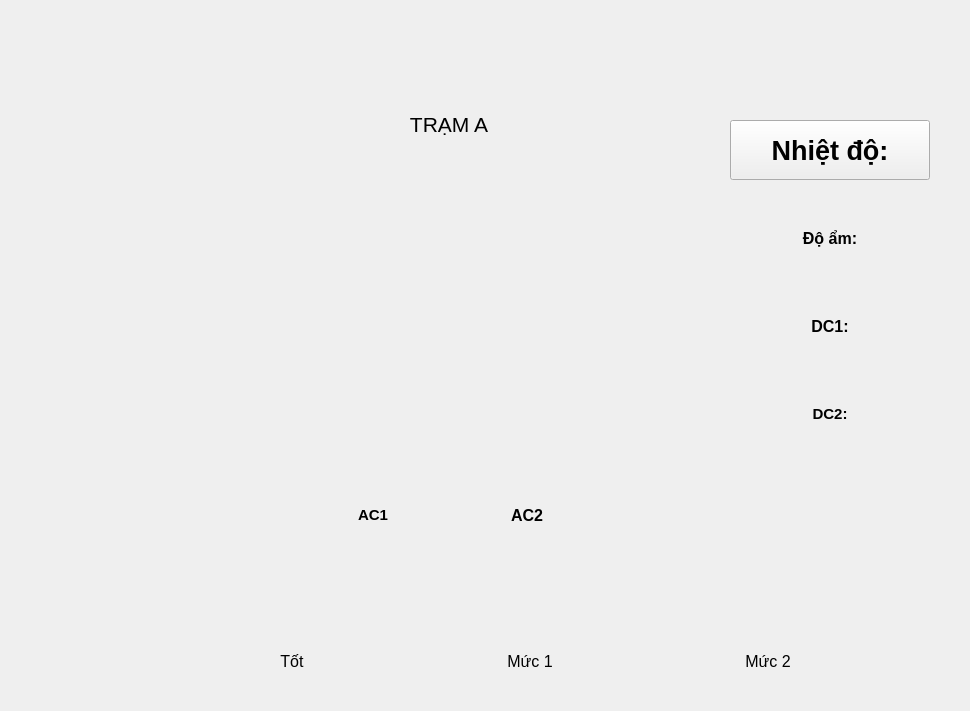
            <widget class="QWidget" name="chung">
             <widget class="QWidget" name="verticalLayoutWidget">
              <property name="geometry">
               <rect>
                <x>250</x>
                <y>10</y>
                <width>401</width>
                <height>461</height>
               </rect>
              </property>
              <layout class="QVBoxLayout" name="verticalLayout_3">
               <item>
                <widget class="QLabel" name="ten_tram">
                 <property name="maximumSize">
                  <size>
                   <width>398</width>
                   <height>16777215</height>
                  </size>
                 </property>
                 <property name="font">
                  <font>
                   <pointsize>16</pointsize>
                   <weight>50</weight>
                   <italic>false</italic>
                   <bold>false</bold>
                  </font>
                 </property>
                 <property name="styleSheet">
                  <string notr="true">font-size:5
</string>
                 </property>
                 <property name="text">
                  <string>TRẠM A</string>
                 </property>
                 <property name="alignment">
                  <set>Qt::AlignCenter</set>
                 </property>
                </widget>
               </item>
               <item>
                <widget class="QLabel" name="label_5">
                 <property name="maximumSize">
                  <size>
                   <width>398</width>
                   <height>398</height>
                  </size>
                 </property>
                 <property name="text">
                  <string/>
                 </property>
                 <property name="pixmap">
                  <pixmap>../MVC BUILD/picture/anh1.png</pixmap>
                 </property>
                </widget>
               </item>
              </layout>
             </widget>
             <widget class="QWidget" name="verticalLayoutWidget_3">
              <property name="geometry">
               <rect>
                <x>730</x>
                <y>10</y>
                <width>202</width>
                <height>461</height>
               </rect>
              </property>
              <layout class="QVBoxLayout" name="verticalLayout_6">
               <item>
                <widget class="QToolButton" name="stt_tram">
                 <property name="maximumSize">
                  <size>
                   <width>200</width>
                   <height>60</height>
                  </size>
                 </property>
                 <property name="styleSheet">
                  <string notr="true">border-radius:20px
</string>
                 </property>
                 <property name="text">
                  <string/>
                 </property>
                 <property name="icon">
                  <iconset>
                   <normaloff>../MVC BUILD/picture/green.png</normaloff>../MVC BUILD/picture/green.png</iconset>
                 </property>
                 <property name="iconSize">
                  <size>
                   <width>50</width>
                   <height>50</height>
                  </size>
                 </property>
                </widget>
               </item>
               <item>
                <widget class="QToolButton" name="temp_value">
                 <property name="minimumSize">
                  <size>
                   <width>200</width>
                   <height>60</height>
                  </size>
                 </property>
                 <property name="font">
                  <font>
                   <pointsize>20</pointsize>
                   <weight>75</weight>
                   <bold>true</bold>
                  </font>
                 </property>
                 <property name="styleSheet">
                  <string notr="true">border-radius:20px,
font-pointSize
</string>
                 </property>
                 <property name="text">
                  <string>Nhiệt độ:</string>
                 </property>
                 <property name="icon">
                  <iconset>
                   <normaloff>../MVC BUILD/picture/green.png</normaloff>../MVC BUILD/picture/green.png</iconset>
                 </property>
                 <property name="iconSize">
                  <size>
                   <width>30</width>
                   <height>30</height>
                  </size>
                 </property>
                 <property name="toolButtonStyle">
                  <enum>Qt::ToolButtonTextBesideIcon</enum>
                 </property>
                </widget>
               </item>
               <item>
                <widget class="QToolButton" name="humi_value">
                 <property name="minimumSize">
                  <size>
                   <width>200</width>
                   <height>60</height>
                  </size>
                 </property>
                 <property name="font">
                  <font>
                   <pointsize>12</pointsize>
                   <weight>75</weight>
                   <bold>true</bold>
                  </font>
                 </property>
                 <property name="styleSheet">
                  <string notr="true">border-radius:20px
</string>
                 </property>
                 <property name="text">
                  <string>Độ ẩm:</string>
                 </property>
                 <property name="icon">
                  <iconset>
                   <normaloff>../MVC BUILD/picture/green.png</normaloff>../MVC BUILD/picture/green.png</iconset>
                 </property>
                 <property name="iconSize">
                  <size>
                   <width>30</width>
                   <height>30</height>
                  </size>
                 </property>
                 <property name="toolButtonStyle">
                  <enum>Qt::ToolButtonTextBesideIcon</enum>
                 </property>
                </widget>
               </item>
               <item>
                <widget class="QToolButton" name="dc1_value">
                 <property name="minimumSize">
                  <size>
                   <width>200</width>
                   <height>60</height>
                  </size>
                 </property>
                 <property name="font">
                  <font>
                   <pointsize>12</pointsize>
                   <weight>75</weight>
                   <bold>true</bold>
                  </font>
                 </property>
                 <property name="styleSheet">
                  <string notr="true">border-radius:20px
</string>
                 </property>
                 <property name="text">
                  <string>DC1:</string>
                 </property>
                 <property name="icon">
                  <iconset>
                   <normaloff>../MVC BUILD/picture/green.png</normaloff>../MVC BUILD/picture/green.png</iconset>
                 </property>
                 <property name="iconSize">
                  <size>
                   <width>30</width>
                   <height>30</height>
                  </size>
                 </property>
                 <property name="toolButtonStyle">
                  <enum>Qt::ToolButtonTextBesideIcon</enum>
                 </property>
                </widget>
               </item>
               <item>
                <widget class="QToolButton" name="dc2_value">
                 <property name="minimumSize">
                  <size>
                   <width>200</width>
                   <height>60</height>
                  </size>
                 </property>
                 <property name="font">
                  <font>
                   <pointsize>11</pointsize>
                   <weight>75</weight>
                   <bold>true</bold>
                  </font>
                 </property>
                 <property name="styleSheet">
                  <string notr="true">border-radius:20px
</string>
                 </property>
                 <property name="text">
                  <string>DC2:</string>
                 </property>
                 <property name="icon">
                  <iconset>
                   <normaloff>../MVC BUILD/picture/green.png</normaloff>../MVC BUILD/picture/green.png</iconset>
                 </property>
                 <property name="iconSize">
                  <size>
                   <width>30</width>
                   <height>30</height>
                  </size>
                 </property>
                 <property name="toolButtonStyle">
                  <enum>Qt::ToolButtonTextBesideIcon</enum>
                 </property>
                </widget>
               </item>
              </layout>
             </widget>
             <widget class="QWidget" name="horizontalLayoutWidget_4">
              <property name="geometry">
               <rect>
                <x>100</x>
                <y>620</y>
                <width>861</width>
                <height>82</height>
               </rect>
              </property>
              <layout class="QHBoxLayout" name="horizontalLayout_6">
               <item>
                <widget class="QToolButton" name="tot">
                 <property name="minimumSize">
                  <size>
                   <width>60</width>
                   <height>80</height>
                  </size>
                 </property>
                 <property name="maximumSize">
                  <size>
                   <width>80</width>
                   <height>80</height>
                  </size>
                 </property>
                 <property name="font">
                  <font>
                   <pointsize>12</pointsize>
                  </font>
                 </property>
                 <property name="styleSheet">
                  <string notr="true">border-radius:20px
</string>
                 </property>
                 <property name="text">
                  <string>Tốt</string>
                 </property>
                 <property name="icon">
                  <iconset>
                   <normaloff>../MVC BUILD/picture/green.png</normaloff>../MVC BUILD/picture/green.png</iconset>
                 </property>
                 <property name="iconSize">
                  <size>
                   <width>30</width>
                   <height>30</height>
                  </size>
                 </property>
                 <property name="toolButtonStyle">
                  <enum>Qt::ToolButtonTextUnderIcon</enum>
                 </property>
                </widget>
               </item>
               <item>
                <widget class="QToolButton" name="muc_1">
                 <property name="minimumSize">
                  <size>
                   <width>80</width>
                   <height>80</height>
                  </size>
                 </property>
                 <property name="maximumSize">
                  <size>
                   <width>80</width>
                   <height>80</height>
                  </size>
                 </property>
                 <property name="font">
                  <font>
                   <pointsize>12</pointsize>
                  </font>
                 </property>
                 <property name="styleSheet">
                  <string notr="true">border-radius:20px
</string>
                 </property>
                 <property name="text">
                  <string>Mức 1</string>
                 </property>
                 <property name="icon">
                  <iconset>
                   <normaloff>../MVC BUILD/picture/yellow.png</normaloff>../MVC BUILD/picture/yellow.png</iconset>
                 </property>
                 <property name="iconSize">
                  <size>
                   <width>30</width>
                   <height>30</height>
                  </size>
                 </property>
                 <property name="toolButtonStyle">
                  <enum>Qt::ToolButtonTextUnderIcon</enum>
                 </property>
                </widget>
               </item>
               <item>
                <widget class="QToolButton" name="muc_2">
                 <property name="minimumSize">
                  <size>
                   <width>80</width>
                   <height>80</height>
                  </size>
                 </property>
                 <property name="maximumSize">
                  <size>
                   <width>80</width>
                   <height>80</height>
                  </size>
                 </property>
                 <property name="font">
                  <font>
                   <pointsize>12</pointsize>
                  </font>
                 </property>
                 <property name="styleSheet">
                  <string notr="true">border-radius:20px
</string>
                 </property>
                 <property name="text">
                  <string>Mức 2</string>
                 </property>
                 <property name="icon">
                  <iconset>
                   <normaloff>../MVC BUILD/picture/red.png</normaloff>../MVC BUILD/picture/red.png</iconset>
                 </property>
                 <property name="iconSize">
                  <size>
                   <width>30</width>
                   <height>30</height>
                  </size>
                 </property>
                 <property name="toolButtonStyle">
                  <enum>Qt::ToolButtonTextUnderIcon</enum>
                 </property>
                </widget>
               </item>
              </layout>
             </widget>
             <widget class="QWidget" name="horizontalLayoutWidget_2">
              <property name="geometry">
               <rect>
                <x>250</x>
                <y>480</y>
                <width>401</width>
                <height>71</height>
               </rect>
              </property>
              <layout class="QHBoxLayout" name="horizontalLayout_3">
               <item>
                <widget class="QToolButton" name="ac1_value">
                 <property name="minimumSize">
                  <size>
                   <width>50</width>
                   <height>50</height>
                  </size>
                 </property>
                 <property name="font">
                  <font>
                   <pointsize>11</pointsize>
                   <weight>75</weight>
                   <bold>true</bold>
                  </font>
                 </property>
                 <property name="styleSheet">
                  <string notr="true">border-radius:20px
</string>
                 </property>
                 <property name="text">
                  <string>AC1</string>
                 </property>
                 <property name="icon">
                  <iconset>
                   <normaloff>../MVC BUILD/picture/green.png</normaloff>../MVC BUILD/picture/green.png</iconset>
                 </property>
                 <property name="iconSize">
                  <size>
                   <width>30</width>
                   <height>30</height>
                  </size>
                 </property>
                 <property name="checkable">
                  <bool>false</bool>
                 </property>
                 <property name="checked">
                  <bool>false</bool>
                 </property>
                 <property name="toolButtonStyle">
                  <enum>Qt::ToolButtonTextUnderIcon</enum>
                 </property>
                </widget>
               </item>
               <item>
                <widget class="QToolButton" name="ac2_value">
                 <property name="minimumSize">
                  <size>
                   <width>50</width>
                   <height>50</height>
                  </size>
                 </property>
                 <property name="font">
                  <font>
                   <pointsize>12</pointsize>
                   <weight>75</weight>
                   <bold>true</bold>
                  </font>
                 </property>
                 <property name="styleSheet">
                  <string notr="true">border-radius:20px
</string>
                 </property>
                 <property name="text">
                  <string>AC2</string>
                 </property>
                 <property name="icon">
                  <iconset>
                   <normaloff>../MVC BUILD/picture/green.png</normaloff>../MVC BUILD/picture/green.png</iconset>
                 </property>
                 <property name="iconSize">
                  <size>
                   <width>30</width>
                   <height>30</height>
                  </size>
                 </property>
                 <property name="toolButtonStyle">
                  <enum>Qt::ToolButtonTextUnderIcon</enum>
                 </property>
                </widget>
               </item>
              </layout>
             </widget>
            </widget>
